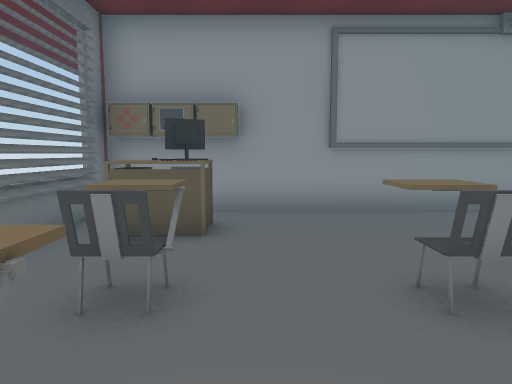
view 1 (above)

12 first-person views from a walk through a Unity game level. The camera is 1.2 m above the floor, tilts 6° down and sees 70° across. Doors are open. The floor is counted in squares, 1 m on a side. Each view is taken from the middle of a square. On the plan, view 1 faces up. The plan holds only what a view shows up to about 15 squares ahead; the rest is blank. The place goes on beyond the plan. The player character is not drawn. Some animated figures are not drawn.

view 2
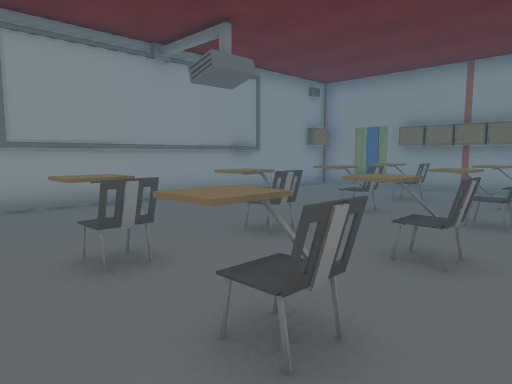

view 3
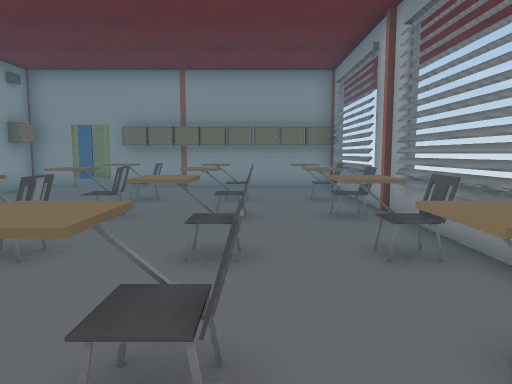

view 4
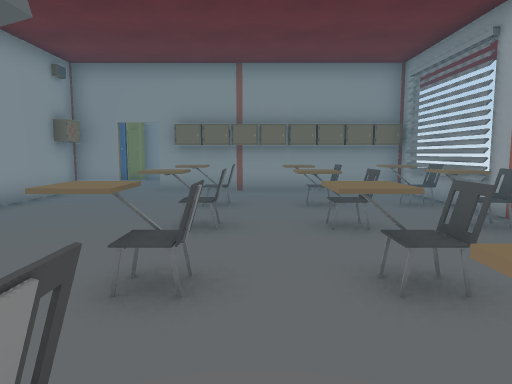

view 5
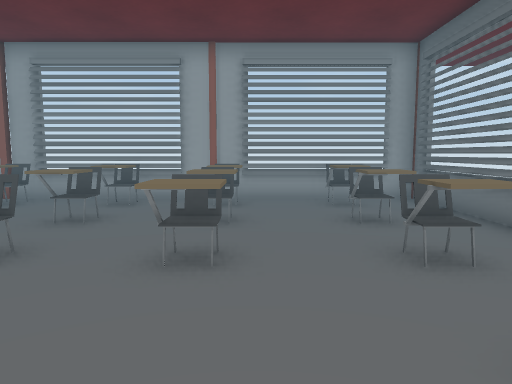

view 6
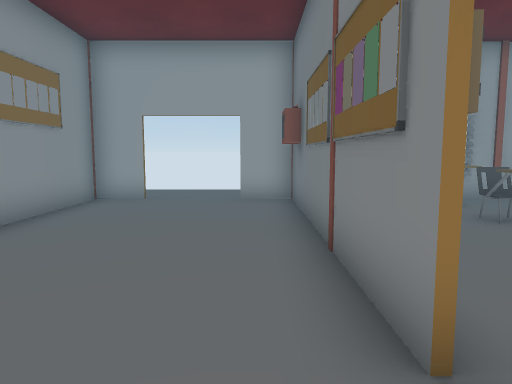

view 7
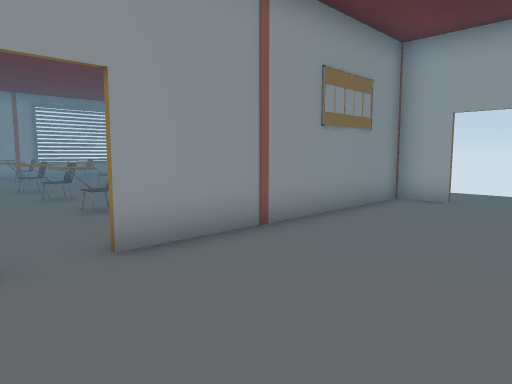

view 8
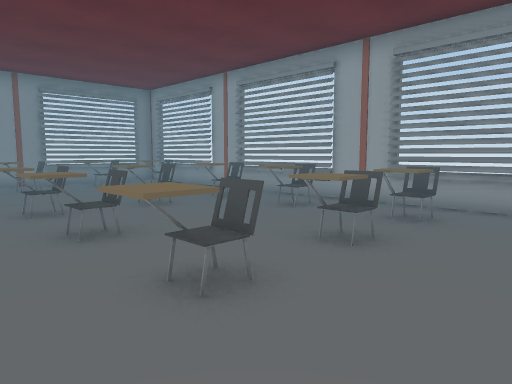

view 9
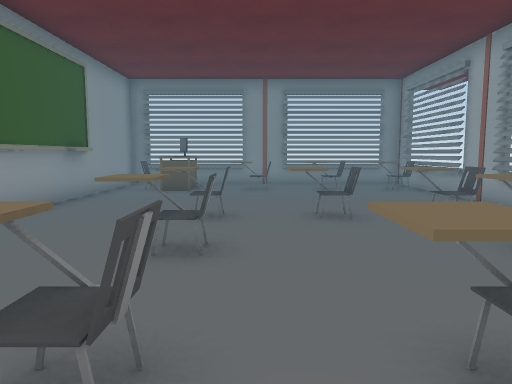

view 10
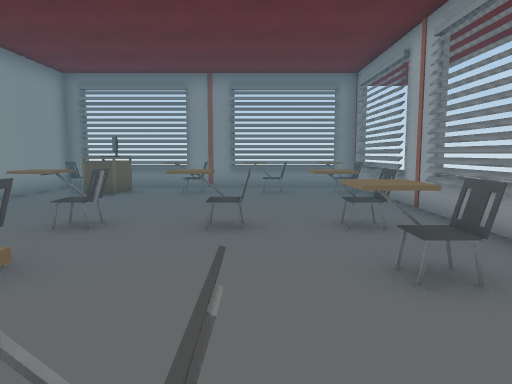

view 11
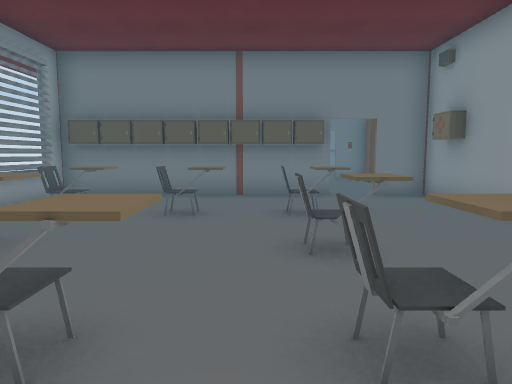

view 12
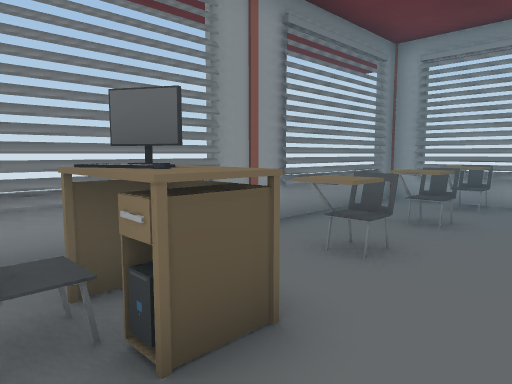

### Floor plan
Points are (right, up) in squares from view 1. A wall is a line through its corners. A room is listed if a view was taken in it or the views show most of it. See-through windows are left out.
Room 1 (views 1, 2, 3, 4, 5, 6, 7, 8, 9, 10, 11, 12)
walls: (12.9, 6.4) (12.9, 7.5); (13.1, 5.2) (13.1, 4.5); (19.6, 7.9) (18.5, 7.9); (12.9, 4.4) (12.9, 5.1); (18.4, 5.2) (18.4, 3.5); (18.3, 3.5) (18.3, 5.2); (8.5, 7.9) (7.4, 7.9); (16.9, -2.6) (22.1, -2.6); (2.5, 7.9) (0.5, 7.9); (22.4, -2.6) (25.5, -2.6); (26, -2.6) (34.4, -2.6) (34.4, 5.5); (-3.2, 7.5) (-3.2, 4.5); (34.4, 6.9) (34.4, 7.9); (-3.2, 1.1) (-3.2, -2.6) (14.5, -2.6)
low walls: (34.4, 5.6) (34.4, 6.2)
ways out: open door at (16, -3); gap at (-1, -2); gap at (2, -2); gap at (7, -2)
objects: table (-2, 6); locker (-2, 7); chair (-1, -1); chair (-1, 0) to (-1, 1); chair (-1, 3) to (-1, 4); other object (-1, 6); other object (-1, 7); chair (2, -1); chair (2, 1); chair (2, 3) to (2, 4); chair (4, 0) to (4, 1); chair (4, 3) to (4, 4); chair (5, -1); chair (7, -1); chair (7, 0) to (7, 1); chair (7, 4); chair (9, -2) to (10, -1); chair (9, 0) to (10, 1); chair (9, 3) to (10, 4); locker (12, 8); locker (13, -2); locker (13, -1); locker (13, 0); locker (13, 1); locker (13, 2); locker (13, 3); other object (13, 4); locker (19, -2); locker (19, -1); locker (19, 0); locker (19, 1); locker (19, 2); locker (19, 3); locker (19, 4); locker (20, 8); chair (22, -1) to (22, 0); chair (22, 1) to (22, 2); chair (22, 4) to (22, 5); chair (24, -1) to (25, 0); chair (24, 4) to (25, 5); chair (27, -1) to (27, 0); chair (27, 1) to (27, 2); chair (27, 5); chair (32, 1); chair (32, 3) to (32, 4); table (32, 5); computer (32, 6) to (33, 6); chair (33, -1); computer (33, 5); chair (33, 7)

Where each view was taken, in squares from view 1:
view 1: 0 up, 0 right, facing up
view 2: 1 down, 0 right, facing up-right
view 3: 0 up, 0 right, facing right
view 4: 2 up, 1 right, facing right
view 5: 7 up, 1 right, facing down
view 6: 7 up, 14 right, facing down
view 7: 7 up, 14 right, facing down-right
view 8: 6 up, 19 right, facing down-right
view 9: 3 up, 20 right, facing right
view 10: 1 up, 21 right, facing right
view 11: 3 up, 29 right, facing left
view 12: 7 up, 30 right, facing down-right
